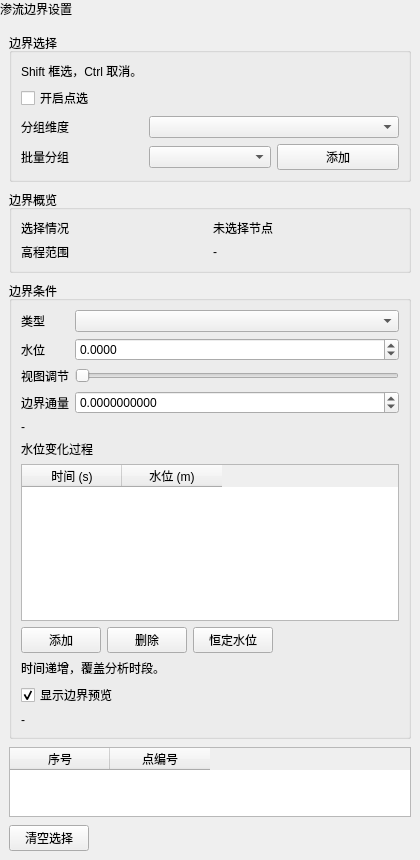
<?xml version="1.0" encoding="UTF-8"?>
<ui version="4.0">
 <class>SeepageBoundaryPage</class>
 <widget class="QWidget" name="SeepageBoundaryPage">
  <property name="geometry">
   <rect><x>0</x><y>0</y><width>420</width><height>860</height></rect>
  </property>
  <property name="windowTitle"><string>渗流边界</string></property>
  <layout class="QVBoxLayout" name="verticalLayout">
   <property name="leftMargin"><number>0</number></property>
   <property name="topMargin"><number>0</number></property>
   <property name="rightMargin"><number>0</number></property>
   <property name="bottomMargin"><number>0</number></property>
   <item>
    <widget class="QLabel" name="pageHeaderLabel">
     <property name="text"><string>渗流边界设置</string></property>
     <property name="visible"><bool>false</bool></property>
    </widget>
   </item>
   <item>
    <layout class="QVBoxLayout" name="contentLayout">
     <property name="leftMargin"><number>9</number></property>
     <property name="topMargin"><number>9</number></property>
     <property name="rightMargin"><number>9</number></property>
     <property name="bottomMargin"><number>9</number></property>
     <property name="spacing"><number>8</number></property>
     <item>
      <widget class="QGroupBox" name="groupBoxSelection">
       <property name="title"><string>边界选择</string></property>
       <layout class="QGridLayout" name="gridLayoutSelection">
        <item row="0" column="0" colspan="3">
         <widget class="QLabel" name="boxSelectHintLabel">
          <property name="text"><string>Shift 框选，Ctrl 取消。</string></property>
          <property name="wordWrap"><bool>true</bool></property>
         </widget>
        </item>
        <item row="1" column="0" colspan="3"><widget class="QCheckBox" name="checkEnablePointPick"><property name="text"><string>开启点选</string></property><property name="checked"><bool>false</bool></property></widget></item>
        <item row="2" column="0"><widget class="QLabel" name="labelDim"><property name="text"><string>分组维度</string></property></widget></item>
        <item row="2" column="1" colspan="2"><widget class="CustomComboBox" name="comboBoxDim"/></item>
        <item row="3" column="0"><widget class="QLabel" name="labelGroup"><property name="text"><string>批量分组</string></property></widget></item>
        <item row="3" column="1"><widget class="CustomComboBox" name="comboBoxGroup"/></item>
        <item row="3" column="2"><widget class="QPushButton" name="btnBatchAdd"><property name="text"><string>添加</string></property></widget></item>
       </layout>
      </widget>
     </item>
     <item>
      <widget class="QGroupBox" name="groupBoxInfo">
       <property name="title"><string>边界概览</string></property>
       <layout class="QGridLayout" name="gridLayoutInfo">
        <item row="0" column="0"><widget class="QLabel" name="label1"><property name="text"><string>选择情况</string></property></widget></item>
        <item row="0" column="1"><widget class="QLabel" name="labelBoundaryTitle"><property name="text"><string>未选择节点</string></property><property name="wordWrap"><bool>true</bool></property></widget></item>
        <item row="1" column="0"><widget class="QLabel" name="labelElevationRange"><property name="text"><string>高程范围</string></property></widget></item>
        <item row="1" column="1"><widget class="QLabel" name="labelElevationRangeValue"><property name="text"><string>-</string></property><property name="wordWrap"><bool>true</bool></property></widget></item>
       </layout>
      </widget>
     </item>
     <item>
      <widget class="QGroupBox" name="groupBoxHydraulic">
       <property name="title"><string>边界条件</string></property>
       <layout class="QGridLayout" name="gridLayoutHydraulic">
        <item row="0" column="0"><widget class="QLabel" name="labelBoundaryConditionType"><property name="text"><string>类型</string></property></widget></item>
        <item row="0" column="1"><widget class="QComboBox" name="comboBoundaryConditionType"/></item>
        <item row="1" column="0"><widget class="QLabel" name="labelWaterLevel"><property name="text"><string>水位</string></property></widget></item>
        <item row="1" column="1"><widget class="QDoubleSpinBox" name="spinWaterLevel"><property name="decimals"><number>4</number></property><property name="minimum"><double>-1000000.000000000000000</double></property><property name="maximum"><double>1000000.000000000000000</double></property><property name="keyboardTracking"><bool>false</bool></property></widget></item>
        <item row="2" column="0"><widget class="QLabel" name="labelWaterLevelSlider"><property name="text"><string>视图调节</string></property></widget></item>
        <item row="2" column="1"><widget class="QSlider" name="sliderWaterLevel"><property name="orientation"><enum>Qt::Horizontal</enum></property></widget></item>
        <item row="3" column="0"><widget class="QLabel" name="labelFlux"><property name="text"><string>边界通量</string></property></widget></item>
        <item row="3" column="1"><widget class="QDoubleSpinBox" name="spinFlux"><property name="decimals"><number>10</number></property><property name="minimum"><double>-1000000000000.000000000000000</double></property><property name="maximum"><double>1000000000000.000000000000000</double></property><property name="singleStep"><double>0.000000100000000</double></property><property name="keyboardTracking"><bool>false</bool></property></widget></item>
        <item row="4" column="0" colspan="2"><widget class="QLabel" name="labelFluxHint"><property name="text"><string>-</string></property><property name="wordWrap"><bool>true</bool></property></widget></item>
        <item row="5" column="0" colspan="2"><widget class="QLabel" name="labelCurveTitle"><property name="text"><string>水位变化过程</string></property></widget></item>
        <item row="6" column="0" colspan="2">
         <widget class="QTableWidget" name="tableWaterLevelCurve">
          <property name="minimumHeight"><number>150</number></property>
          <property name="alternatingRowColors"><bool>true</bool></property>
          <property name="selectionMode"><enum>QAbstractItemView::SingleSelection</enum></property>
          <property name="selectionBehavior"><enum>QAbstractItemView::SelectRows</enum></property>
          <property name="columnCount"><number>2</number></property>
          <column><property name="text"><string>时间 (s)</string></property></column>
          <column><property name="text"><string>水位 (m)</string></property></column>
         </widget>
        </item>
        <item row="7" column="0" colspan="2">
         <widget class="QWidget" name="widgetCurveButtons">
          <layout class="QHBoxLayout" name="horizontalLayoutCurveButtons">
           <property name="leftMargin"><number>0</number></property>
           <property name="topMargin"><number>0</number></property>
           <property name="rightMargin"><number>0</number></property>
           <property name="bottomMargin"><number>0</number></property>
           <item><widget class="QPushButton" name="btnAddWaterLevelPoint"><property name="text"><string>添加</string></property></widget></item>
           <item><widget class="QPushButton" name="btnRemoveWaterLevelPoint"><property name="text"><string>删除</string></property></widget></item>
           <item><widget class="QPushButton" name="btnResetWaterLevelCurve"><property name="text"><string>恒定水位</string></property></widget></item>
           <item><spacer name="horizontalSpacerCurve"><property name="orientation"><enum>Qt::Horizontal</enum></property><property name="sizeHint" stdset="0"><size><width>40</width><height>20</height></size></property></spacer></item>
          </layout>
         </widget>
        </item>
        <item row="8" column="0" colspan="2"><widget class="QLabel" name="labelCurveHint"><property name="text"><string>时间递增，覆盖分析时段。</string></property><property name="wordWrap"><bool>true</bool></property></widget></item>
        <item row="9" column="0" colspan="2"><widget class="QCheckBox" name="checkShowWaterLevelPreview"><property name="text"><string>显示边界预览</string></property><property name="checked"><bool>true</bool></property></widget></item>
        <item row="10" column="0" colspan="2"><widget class="QLabel" name="labelHydraulicStatus"><property name="text"><string>-</string></property><property name="wordWrap"><bool>true</bool></property></widget></item>
       </layout>
      </widget>
     </item>
     <item>
      <widget class="QTableWidget" name="tableNodes">
       <property name="columnCount"><number>2</number></property>
       <column><property name="text"><string>序号</string></property></column>
       <column><property name="text"><string>点编号</string></property></column>
      </widget>
     </item>
     <item>
      <layout class="QHBoxLayout" name="horizontalLayoutBtns">
       <item><widget class="QPushButton" name="btnClear"><property name="text"><string>清空选择</string></property></widget></item>
       <item><spacer name="horizontalSpacer"><property name="orientation"><enum>Qt::Horizontal</enum></property><property name="sizeHint" stdset="0"><size><width>40</width><height>20</height></size></property></spacer></item>
      </layout>
     </item>
     <item><spacer name="verticalSpacer"><property name="orientation"><enum>Qt::Vertical</enum></property><property name="sizeHint" stdset="0"><size><width>20</width><height>40</height></size></property></spacer></item>
    </layout>
   </item>
  </layout>
 </widget>
 <customwidgets>
  <customwidget><class>CustomComboBox</class><extends>QComboBox</extends><header>CustomComboBox.h</header></customwidget>
 </customwidgets>
 <resources/>
 <connections/>
</ui>
